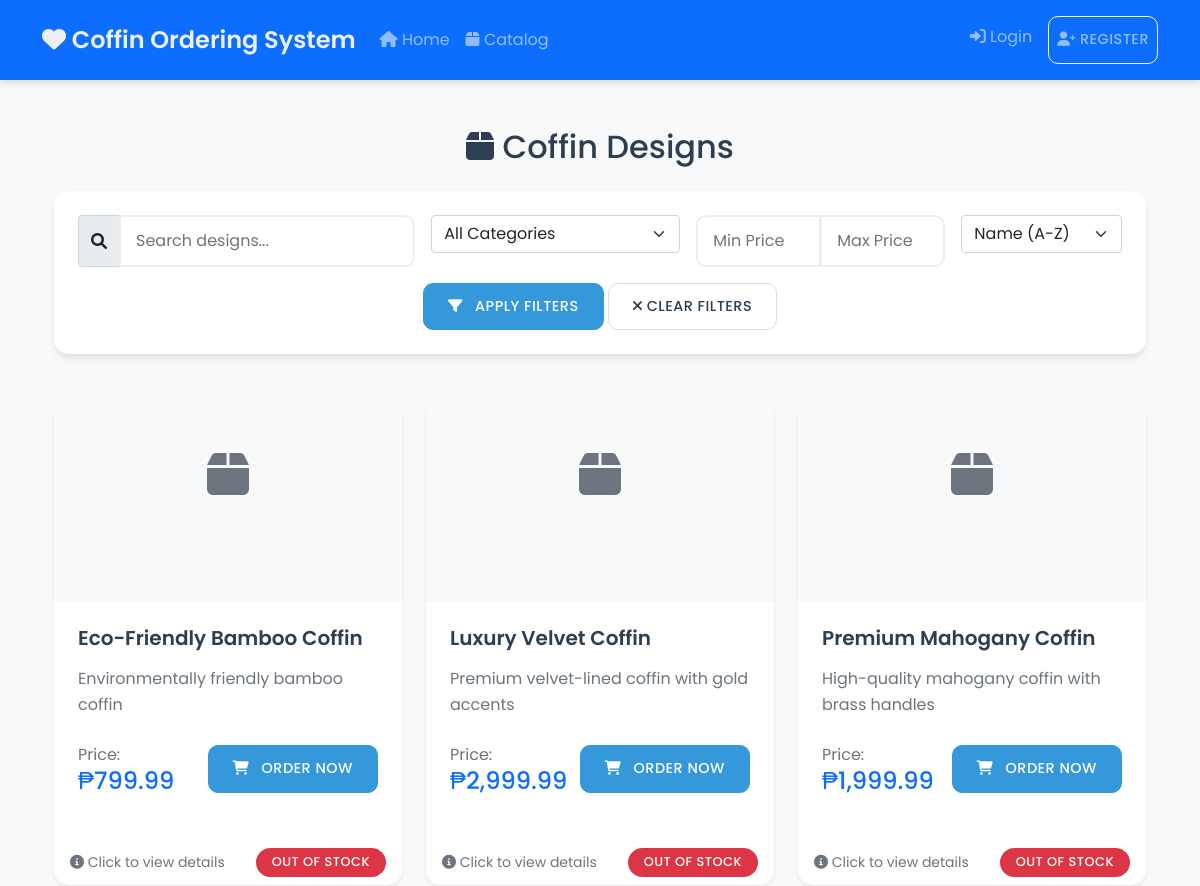
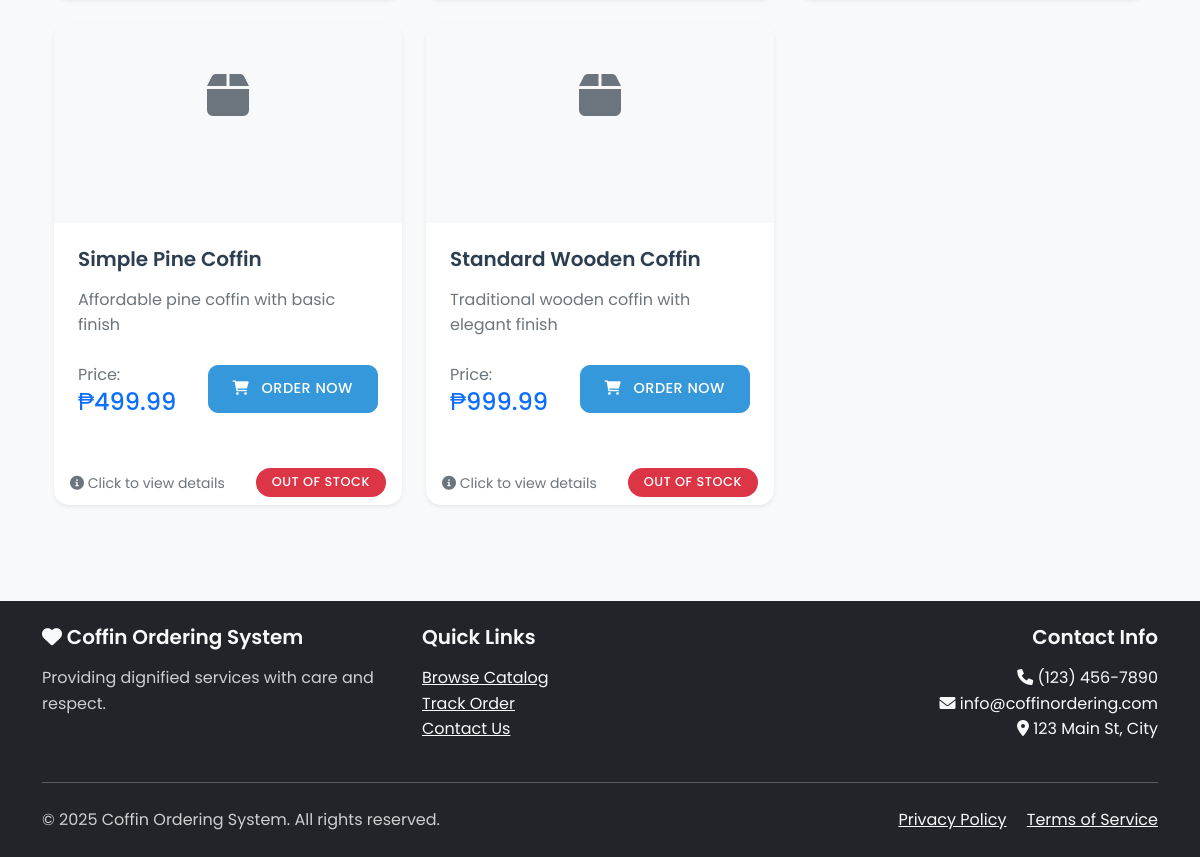
Before: /public/coffin_catalog.php with the older database file (2 pictures, top to bottom).
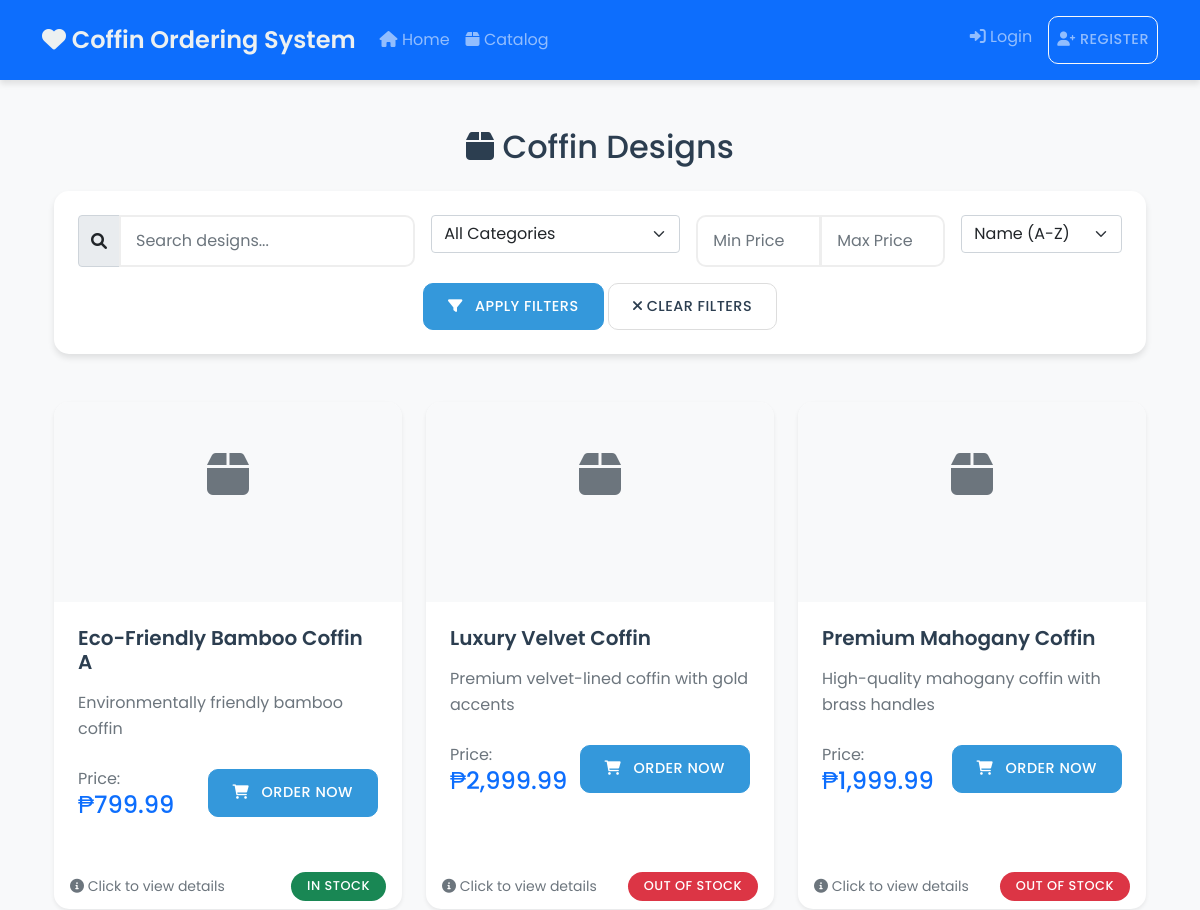
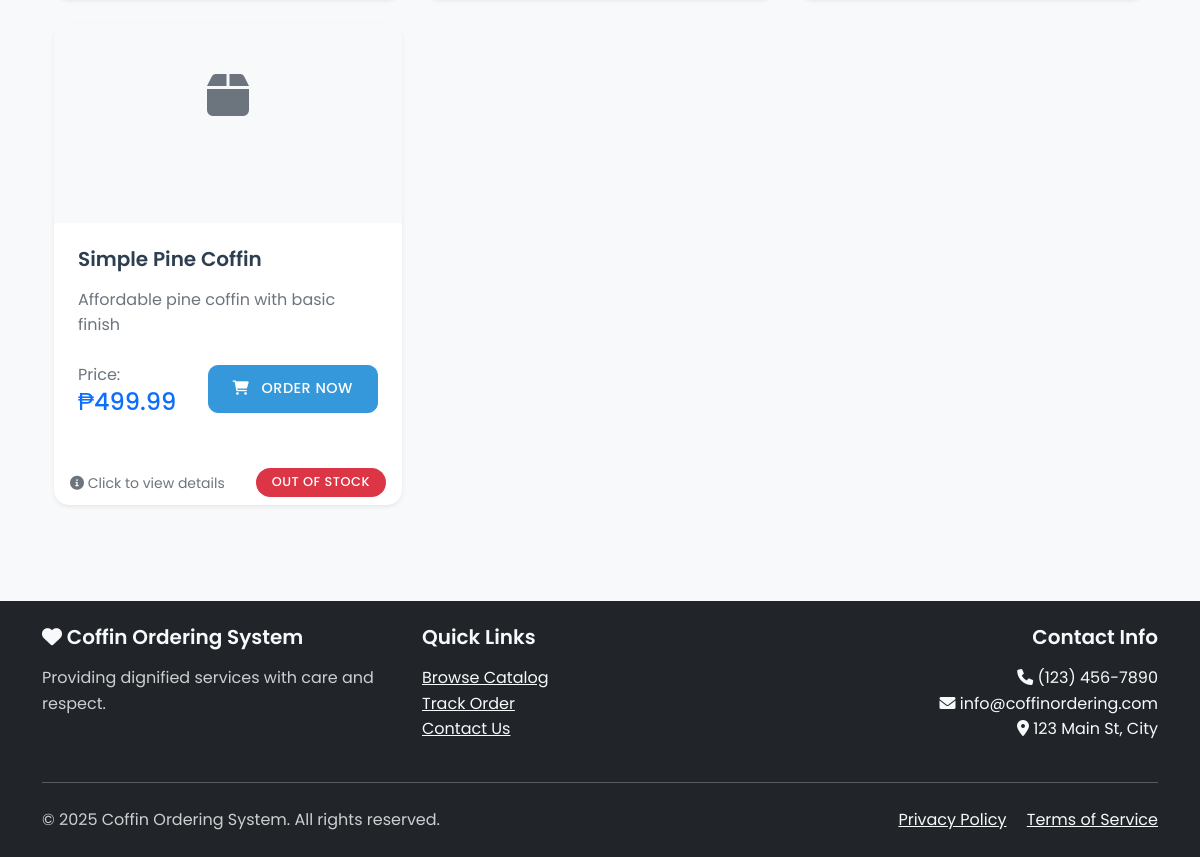
After: the same page with the newer database file (2 pictures, top to bottom).
### tables this page shows
CREATE TABLE `coffins` (
  `id` int(11) NOT NULL,
  `name` varchar(100) NOT NULL,
  `description` text DEFAULT NULL,
  `image` varchar(255) DEFAULT NULL,
  `price` decimal(10,2) NOT NULL,
  `image_url` varchar(255) DEFAULT NULL,
  `stock` int(11) NOT NULL DEFAULT 0,
  `created_at` timestamp NOT NULL DEFAULT current_timestamp(),
  `updated_at` timestamp NOT NULL DEFAULT current_timestamp() ON UPDATE current_timestamp(),
  `category` varchar(50) NOT NULL DEFAULT 'wood',
  `stock_quantity` int(11) NOT NULL DEFAULT 0,
  `low_stock_threshold` int(11) NOT NULL DEFAULT 5
);

### public/coffin_catalog.php (the view, shortened to what the changed rows need)
<?php
require_once '../config/db.php';
include '../includes/header.php';
$sort = $_GET['sort'] ?? 'name_asc';
$sql = "SELECT * FROM coffins WHERE 1=1";
$params = [];
switch ($sort) {
    default:
        $sql .= " ORDER BY name ASC";
}
$stmt = $pdo->prepare($sql);
$stmt->execute($params);
?>
<div class="container py-4">
    <div class="row mb-4">
        <div class="col-12">
            <h2 class="text-center mb-4">
                <i class="fas fa-box"></i> Coffin Designs
            </h2>
        </div>
    </div>
    <div class="row">
        <?php while ($row = $stmt->fetch()): ?>
            <div class="col-md-4 mb-4">
                <div class="card h-100 shadow-sm hover-shadow">
                    <?php if (!empty($row['image'])): ?>
                        <img src="<?= htmlspecialchars($row['image']) ?>"
                             class="card-img-top"
                             alt="<?= htmlspecialchars($row['name']) ?>"
                             style="height: 200px; object-fit: cover;">
                    <?php else: ?>
                        <div class="card-img-top bg-light text-center py-5" style="height: 200px;">
                            <i class="fas fa-box fa-3x text-muted"></i>
                        </div>
                    <?php endif; ?>
                    <div class="card-body">
                        <h5 class="card-title"><?= htmlspecialchars($row['name']) ?></h5>
                        <p class="card-text text-muted"><?= htmlspecialchars($row['description']) ?></p>
                        <div class="d-flex justify-content-between align-items-center mt-4">
                            <div>
                                <span class="text-muted">Price:</span>
                                <h4 class="mb-0 text-primary">₱<?= number_format($row['price'], 2) ?></h4>
                            </div>
                            <a href="order_form.php?id=<?= $row['id'] ?>"
                               class="btn btn-primary"
                               data-bs-toggle="tooltip"
                               title="Order this design">
                                <i class="fas fa-shopping-cart"></i> Order Now
                            </a>
                        </div>
                    </div>
                    <div class="card-footer bg-transparent border-top-0">
                        <div class="d-flex justify-content-between align-items-center flex-wrap">
                            <small class="text-muted me-2">
                                <i class="fas fa-info-circle"></i> Click to view details
                            </small>
                            <span class="badge bg-<?= $row['stock_quantity'] > 0 ? 'success' : 'danger' ?>">
                                <?= $row['stock_quantity'] > 0 ? 'In Stock' : 'Out of Stock' ?>
                            </span>
                        </div>
                    </div>
                </div>
            </div>
        <?php endwhile; ?>
    </div>
</div>
<?php include '../includes/footer.php'; ?>

Changed rows visible on the page:
removed coffins: name "Standard Wooden Coffin", description "Traditional wooden coffin with elegant finish", price "999.99", stock_quantity "OUT OF STOCK"
changed coffins "Environmentally friendly bamboo coffin": name "Eco-Friendly Bamboo Coffin" → "Eco-Friendly Bamboo Coffin A"; stock_quantity "OUT OF STOCK" → "IN STOCK"
